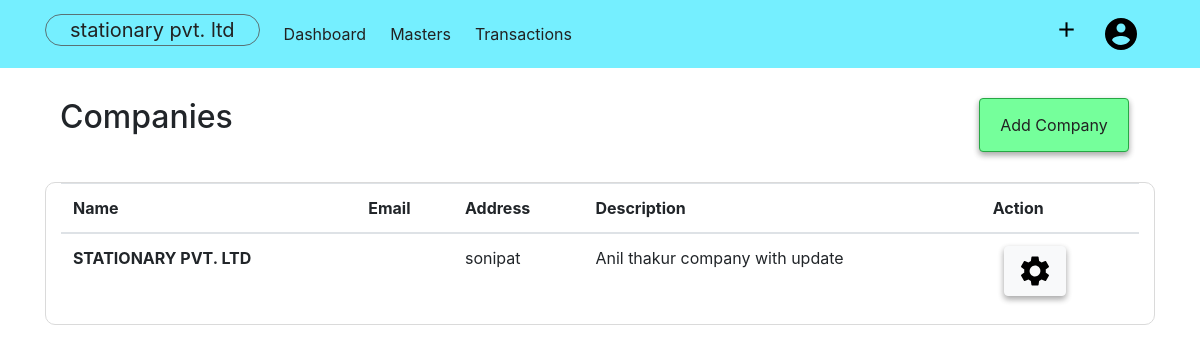
The page /company (signed in) on the database its author committed.
### acsystem/models.py (models this page shows, shortened)
class Company(db.Model):
    id = db.Column(db.Integer, primary_key=True)
    companyname = db.Column(db.String(80), unique=True, nullable=False)
    mailingname = db.Column(db.String(80), nullable = False)
    address = db.Column(db.String(100), nullable=False)
    country = db.Column(db.String(40), nullable=False)
    state = db.Column(db.String(40), nullable=False)
    pin = db.Column(db.Integer)
    email = db.Column(db.String(60))
    phoneno = db.Column(db.Integer)
    website = db.Column(db.String(60))
    datecreated = db.Column(db.DateTime, default = datetime.utcnow, nullable=False)
    gstno = db.Column(db.Integer)
    description = db.Column(db.Text)
    customers = db.relationship('Customer', backref='undercompany', lazy=True, cascade="all, delete-orphan")
    suppliers = db.relationship('Supplier', backref='undercompany', lazy=True, cascade="all, delete-orphan")
    user_id = db.Column(db.Integer, db.ForeignKey('user.id', ondelete="CASCADE"), nullable=False)

### acsystem/company/routes.py (the view)
@company.route("/company")
@login_required
def companies():
    companies = Company.query.filter_by(owner = current_user).order_by(Company.datecreated.desc())
    activecomp = Company.query.get_or_404(current_user.activecompany)
    return render_template("companytemplate/companies.html", title="Company", companies = companies, activecomp = activecomp)

### acsystem/models.py (called while the page is built)
@login_manager.user_loader
def load_user(user_id):
    return User.query.get(int(user_id))

### acsystem/templates/companytemplate/companies.html
{% extends "layout.html"%}
{% block content %}
<div class="container">
    <div class="container-fluid">
        <h2 class="float-left">Companies</h2>
        <ul class="nav justify-content-end">
            <li class="btn btn-success float-right">
                <a class="nav-link" href="{{ url_for('company.addcompany') }}">Add Company</a>
            </li>
        </ul>
    </div>
    <div class="container-fluid" style="border:1px solid rgb(218, 218, 218); border-radius:10px;">
        <table class="table table-hover">
            <thead>
                <tr>
                    <th scope="col">Name</th>
                    <th scope="col">Email</th>
                    <th scope="col">Address</th>
                    <th scope="col">Description</th>
                    <th scope="col">Action</th>
                </tr>
            </thead>
            <tbody>
                {% for company in companies %}
                <tr>
                    {% if company.id != activecomp.id %}
                    <th scope="row"> <a href="{{url_for('company.activatecompany', compid= company.id) }}"
                            style="color:rgb(41, 41, 41); display:block;">{{company.companyname }}</a> </th>
                    <td>{{ company.email }}</td>
                    <td>{{ company.address }}</td>
                    <td>{{ company.description }}</td>
                    <td></td>
                    {% else %}
                    <th scope="row" style="text-transform:uppercase;"> {{company.companyname }}</th>
                    <td>{{ company.email }}</td>
                    <td>{{ company.address }}</td>
                    <td>{{ company.description }}</td>
                    <td>
                        <button type="submit" class="btn btn-light">
                            <a href="{{ url_for('company.showcompany', compid = company.id) }}">
                                <img src="{{ url_for('static',filename='images/setting.png') }}" alt="Setting">
                            </a>
                        </button>
                    </td>
                </tr>
                {% endif %}
                {% endfor %}
            </tbody>
        </table>
    </div>
</div>
{% endblock content %}

### acsystem/templates/layout.html (shortened to what this page needs)
{% extends "header.html" %}
{% block body %}
<nav class="navbar navbar-expand-lg">
    <div class="container">
        <ul class="navbar-nav">
            <li>
                {% if activecomp %}
                <a class="navbar-brand" href="{{ url_for('company.companies') }}">{{ activecomp.companyname }} </a>
                {% else %}
                <a class="navbar-brand" href="{{ url_for('company.companies') }}">Select Company </a>
                {% endif %}
            </li>
            <li class="nav-item">
                <a class="nav-link" href="{{ url_for('users.dashboard')}}">Dashboard</a>
            </li>
            <li class="nav-item dropdown">
                <a class="nav-link dropdown-toggle" href="#" id="drop1" data-toggle="dropdown">
                    Masters
                </a>
            </li>
            <li class="nav-item dropdown">
                <a class="nav-link dropdown-toggle" href="#" id="drop2" data-toggle="dropdown">
                    Transactions
                </a>
            </li>
        </ul>
        <ul class="navbar-nav">
            <li class="nav-item dropdown">
                <a class="nav-link dropdown-toggle" href="#" id="dropadd" data-toggle="dropdown">
                    <img src="{{url_for('static', filename='images/add.png')}}" alt="+" width="25px;"></a>
            </li>
            <li class="nav-item dropdown">
                <a class="nav-link dropdown-toggle" href="#" id="dropaccount" data-toggle="dropdown">
                    <img src="{{ url_for('static', filename='images/user.png')}}" alt="Account">
                </a>
            </li>
        </ul>
    </div>
</nav>
    {% block content%} {% endblock %}
{% endblock %}

### acsystem/static/main.css (style rules this page uses)
a { color: rgb(34, 34, 34) !important; }

### acsystem/static/style.css (style rules this page uses)
.btn { -webkit-box-shadow: 0 3px 6px rgba(0, 0, 0, 0.16), 0 3px 6px rgba(0, 0, 0, 0.23); box-shadow: 0 3px 6px rgba(0, 0, 0, 0.16), 0 3px 6px rgba(0, 0, 0, 0.23); }
.dropdown ::after { display: none !important; }
.navbar-brand { color: rgba(0, 0, 0, 0.822); border: 1px solid rgba(83, 83, 83, 0.8); border-radius: 30px; padding: 0 1.5rem; }
.nav-item { display: block; padding-right: .5rem; }
.navbar-nav { -webkit-box-orient: horizontal !important; -webkit-box-direction: normal !important; -ms-flex-direction: row !important; flex-direction: row !important; }
.nav-link { color: rgba(12, 12, 12, 0.76); padding: .5rem !important; }
.navbar { background-color: #75efff; }
.btn { margin: 0 .7rem; }
.btn-success { background-color: #75ff9b !important; }
.container-fluid { margin-top: 30px !important; }

### rows shown on the page
Company: companyname "stationary pvt. ltd", companyname "STATIONARY PVT. LTD", address "sonipat", description "Anil thakur company with update"
